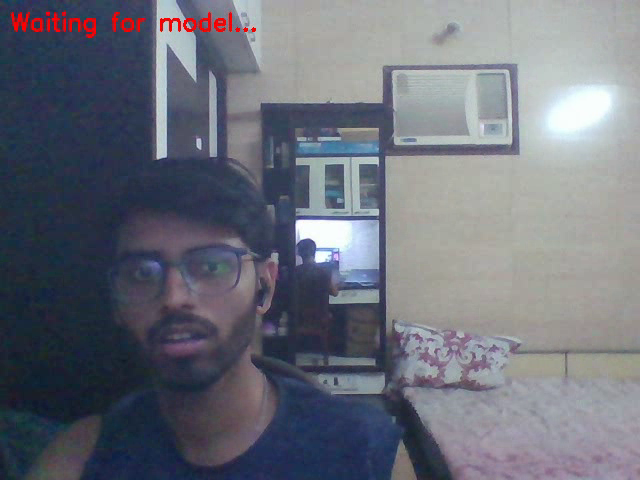
#> input picture frame 9 of recordings/session_69bd6a2b1c11b9910e86a825_20260320_210923.mp4, 640 x 480 px, given in place of your_video.mp4, which was not available
$ python test_video.py
#> lines starting #> are read from the running program, lines starting #| are printed output that depends on the picture; pictures that were not available may be replaced by others from this repository, and a replacement may not be noted
### ai/src/tracker.py
from scipy.spatial import distance as dist
import numpy as np
from collections import deque

from src.utils import get_centroid

class CentroidTracker:
    def __init__(self, max_disappeared=20, max_distance=80):
        self.next_object_id = 0
        self.objects = {}
        self.disappeared = {}

        self.max_disappeared = max_disappeared
        self.max_distance = max_distance

        self.count_history = deque(maxlen=15)

    # [10 lines left out: functions register, deregister, not called in this run]

    def update(self, rects):
        if len(rects) == 0:
            for object_id in list(self.disappeared.keys()):
                self.disappeared[object_id] += 1
                if self.disappeared[object_id] > self.max_disappeared:
                    self.deregister(object_id)
            self.count_history.append(len(self.objects))
            return self.objects

        input_centroids = np.zeros((len(rects), 2), dtype="int")
        for (i, (startX, startY, endX, endY)) in enumerate(rects):
            cx, cy = get_centroid(startX, startY, endX, endY)
            input_centroids[i] = (cx, cy)

        if len(self.objects) == 0:
            for i in range(0, len(input_centroids)):
                self.register(input_centroids[i])
        else:
            object_ids = list(self.objects.keys())
            object_centroids = list(self.objects.values())

            D = dist.cdist(np.array(object_centroids), input_centroids)

            rows = D.min(axis=1).argsort()
            cols = D.argmin(axis=1)[rows]

            used_rows = set()
            used_cols = set()

            for (row, col) in zip(rows, cols):
                if row in used_rows or col in used_cols:
                    continue

                if D[row, col] > self.max_distance:
                    continue

                object_id = object_ids[row]
                self.objects[object_id] = input_centroids[col]
                self.disappeared[object_id] = 0

                used_rows.add(row)
                used_cols.add(col)

            unused_rows = set(range(0, D.shape[0])).difference(used_rows)
            unused_cols = set(range(0, D.shape[1])).difference(used_cols)

            if D.shape[0] >= D.shape[1]:
                for row in unused_rows:
                    object_id = object_ids[row]
                    self.disappeared[object_id] += 1
                    if self.disappeared[object_id] > self.max_disappeared:
                        self.deregister(object_id)
            else:
                for col in unused_cols:
                    self.register(input_centroids[col])

        self.count_history.append(len(self.objects))
        return self.objects

### ai/src/utils.py
import cv2

# [4 lines left out: function get_centroid, not called in this run]

def draw_overlay(frame, objects, box_count, roi_polygon):
    cv2.polylines(frame, [roi_polygon], True, (0, 255, 255), 2)

    for object_id, centroid in objects.items():
        text = f"ID {object_id}"
        cv2.putText(frame, text, (centroid[0] - 10, centroid[1] - 10),
                    cv2.FONT_HERSHEY_SIMPLEX, 0.5, (0, 255, 0), 2)
        cv2.circle(frame, (centroid[0], centroid[1]), 4, (0, 255, 0), -1)

    info = f"Count: {box_count}"
    cv2.putText(frame, info, (10, 30), cv2.FONT_HERSHEY_SIMPLEX, 1, (0, 0, 255), 2)

    return frame

# [14 lines left out: functions encode_frame_to_jpeg, preprocess_frame, not called in this run]

### ai/src/detector.py
import os
import cv2
import numpy as np
import torch
import warnings
warnings.filterwarnings("ignore")

# Get the absolute path to the model
base_dir = os.path.dirname(os.path.dirname(os.path.abspath(__file__)))
model_path = os.getenv("MODEL_PATH", "box_detection.pt")

# If model_path is relative, make it absolute relative to ai directory
if not os.path.isabs(model_path):
    model_path = os.path.join(base_dir, model_path)

# Fallback to yolov8n.pt if box_detection.pt doesn't exist
if not os.path.exists(model_path):
    fallback_path = os.path.join(base_dir, "yolov8n.pt")
    if os.path.exists(fallback_path):
        print(f"[detector] WARNING: {model_path} not found, using fallback: {fallback_path}")
        model_path = fallback_path
    else:
        print(f"[detector] WARNING: No model found at {model_path} or {fallback_path}")

CONF_THRESHOLD = float(os.getenv("CONFIDENCE_THRESHOLD", 0.35))

if os.path.exists(model_path):
    _model = torch.hub.load('ultralytics/yolov5', 'custom',
                            path=model_path, force_reload=False)
    _model.eval()
    print(f"[detector] Loaded: {model_path}")
else:
    print(f"[detector] ERROR: Model not found at {model_path}")
    _model = None

def detect_boxes(frame: np.ndarray, confidence_threshold: float) -> list:
    if _model is None:
        return []

    resized = cv2.resize(frame, (640, 640))
    h, w = frame.shape[:2]
    x_scale = w / 640
    y_scale = h / 640

    _model.conf = confidence_threshold
    _model.iou = 0.3
    _model.agnostic = True

    results = _model(resized)

    boxes = []
    for *xyxy, conf, cls in results.xyxy[0].tolist():
        if conf >= confidence_threshold:
            x1 = int(xyxy[0] * x_scale)
            y1 = int(xyxy[1] * y_scale)
            x2 = int(xyxy[2] * x_scale)
            y2 = int(xyxy[3] * y_scale)
            boxes.append((x1, y1, x2, y2))

    return boxes

### ai/src/counter.py
import cv2

def is_inside_roi(centroid, roi_polygon):
    result = cv2.pointPolygonTest(roi_polygon, (float(centroid[0]), float(centroid[1])), False)
    return result >= 0

def get_stable_count(tracker):
    # Return the total count of unique boxes detected during the entire session/video
    return tracker.next_object_id

### ai/test_video.py
import os
import sys
import cv2
import numpy as np
from dotenv import load_dotenv
import json
import warnings
warnings.filterwarnings("ignore")
load_dotenv()

sys.path.append(os.path.dirname(os.path.abspath(__file__)))

from src.detector import detect_boxes
from src.tracker import CentroidTracker
from src.counter import get_stable_count, is_inside_roi
from src.utils import draw_overlay, get_centroid
from src.utils import preprocess_frame

# Config
confidence_threshold = float(os.getenv("CONFIDENCE_THRESHOLD", 0.35))
max_disappeared = int(os.getenv("MAX_DISAPPEARED", 20))
max_distance = int(os.getenv("MAX_DISTANCE", 80))

try:
    roi_points = json.loads(os.getenv("ROI_POINTS", "[[0,0],[640,0],[640,480],[0,480]]"))
    roi_polygon = np.array(roi_points, dtype=np.int32)
except:
    roi_polygon = np.array([[0,0],[640,0],[640,480],[0,480]], dtype=np.int32)

# Point this at your video
video_path = os.getenv("VIDEO_SOURCE", "data/videos/your_video.mp4")
if str(video_path).isdigit():
    video_path = int(video_path)

tracker = CentroidTracker(max_disappeared=max_disappeared, max_distance=max_distance)
cap = cv2.VideoCapture(video_path)

if not cap.isOpened():
    print(f"ERROR: Could not open video source: {video_path}")
    sys.exit(1)

print("Running... watch terminal for counts")

frame_count = 0

while True:
    ret, frame = cap.read()
#> frame is the input picture: shape (480, 640, 3); mean B, G, R 121.6, 110.9, 107.8
    if not ret:
        print("Video ended.")
        break

    frame_count += 1

    # Run detection
    boxes = detect_boxes(frame, confidence_threshold)
#> boxes = []

    # Filter by ROI
    roi_boxes = []
    for box in boxes:
        x1, y1, x2, y2 = box
        cx, cy = get_centroid(x1, y1, x2, y2)
        if is_inside_roi((cx, cy), roi_polygon):
            roi_boxes.append(box)
#> this loop made 0 passes
#> after the loop, roi_boxes = []

    # Update tracker
    objects = tracker.update(roi_boxes)
#> objects = 0 items
    box_count = get_stable_count(tracker)

    # Draw everything on frame
    annotated = draw_overlay(frame, objects, box_count, roi_polygon)
#> in draw_overlay, `cv2.putText(frame, info, (10, 30), cv2.FONT_HERSHEY_SIMPLEX, 1, (0, 0,..`:
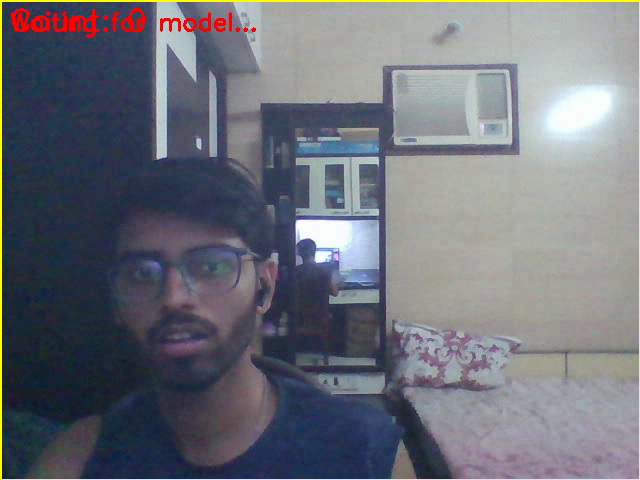
#> frame: shape (480, 640, 3); mean B, G, R 120.2, 112.5, 109.8

    # Print to terminal every 30 frames
    if frame_count % 30 == 0:
        print(f"Frame {frame_count} | Detections: {len(boxes)} | In ROI: {len(roi_boxes)} | Stable count: {box_count}")

    pass

cap.release()
cv2.destroyAllWindows()
print(f"Done. Final box count: {box_count}")

$ run again, starting later in the video
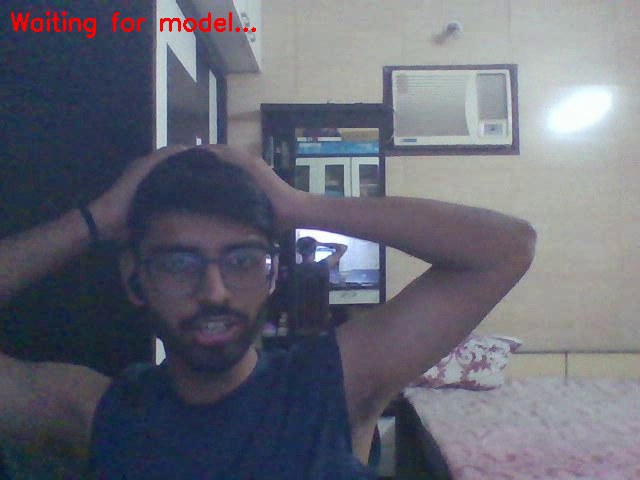
#> input picture frame 42 of recordings/session_69bd6a2b1c11b9910e86a825_20260320_210923.mp4, 640 x 480 px, given in place of your_video.mp4, which was not available
#> frame is the input picture: shape (480, 640, 3); mean B, G, R 116.7, 104.7, 102.6
#> boxes = []
#> objects = 0 items
#> in draw_overlay, `cv2.putText(frame, info, (10, 30), cv2.FONT_HERSHEY_SIMPLEX, 1, (0, 0,..`:
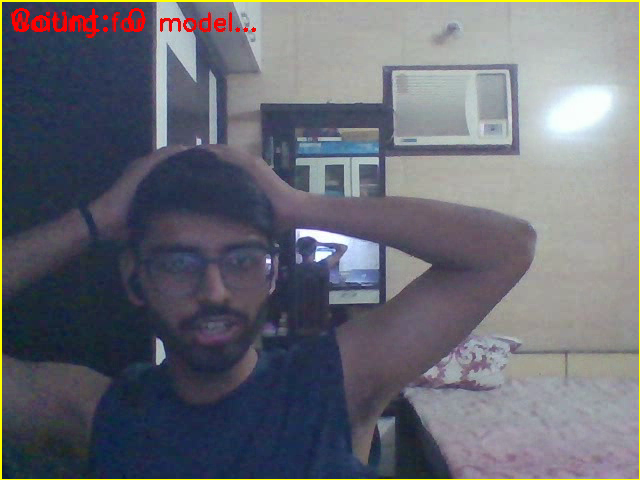
#> frame: shape (480, 640, 3); mean B, G, R 115.3, 106.2, 104.6

$ run again, starting later in the video
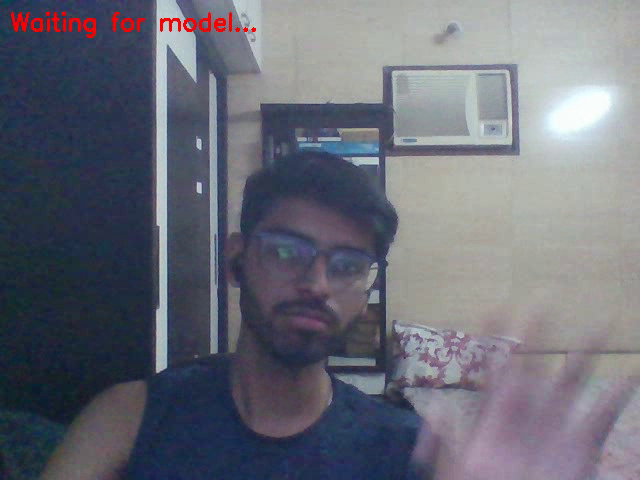
#> input picture frame 76 of recordings/session_69bd6a2b1c11b9910e86a825_20260320_210923.mp4, 640 x 480 px, given in place of your_video.mp4, which was not available
#> frame is the input picture: shape (480, 640, 3); mean B, G, R 118.7, 107.7, 105.5
#> boxes = []
#> objects = 0 items
#> in draw_overlay, `cv2.putText(frame, info, (10, 30), cv2.FONT_HERSHEY_SIMPLEX, 1, (0, 0,..`:
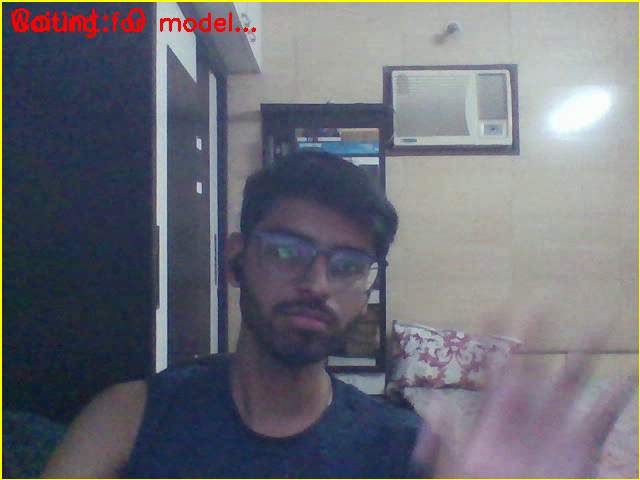
#> frame: shape (480, 640, 3); mean B, G, R 117.2, 109.2, 107.6
